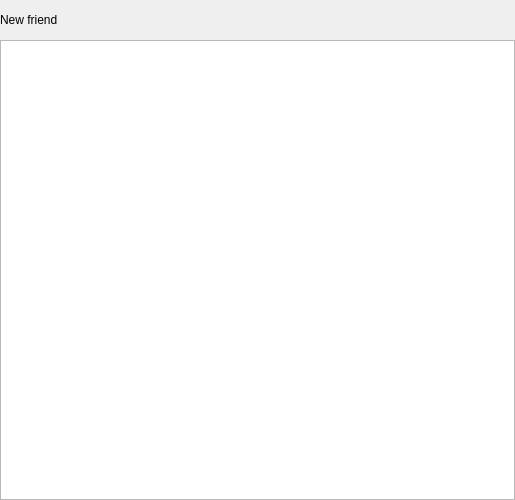
<?xml version="1.0" encoding="UTF-8"?>
<ui version="4.0">
 <class>ApplyFriendPage</class>
 <widget class="QWidget" name="ApplyFriendPage">
  <property name="geometry">
   <rect>
    <x>0</x>
    <y>0</y>
    <width>515</width>
    <height>500</height>
   </rect>
  </property>
  <property name="windowTitle">
   <string>Form</string>
  </property>
  <layout class="QVBoxLayout" name="verticalLayout">
   <property name="spacing">
    <number>0</number>
   </property>
   <property name="leftMargin">
    <number>0</number>
   </property>
   <property name="topMargin">
    <number>0</number>
   </property>
   <property name="rightMargin">
    <number>0</number>
   </property>
   <property name="bottomMargin">
    <number>0</number>
   </property>
   <item>
    <widget class="QWidget" name="widget" native="true">
     <layout class="QHBoxLayout" name="horizontalLayout">
      <property name="spacing">
       <number>0</number>
      </property>
      <property name="leftMargin">
       <number>0</number>
      </property>
      <property name="topMargin">
       <number>0</number>
      </property>
      <property name="rightMargin">
       <number>0</number>
      </property>
      <property name="bottomMargin">
       <number>0</number>
      </property>
      <item>
       <widget class="QLabel" name="label">
        <property name="minimumSize">
         <size>
          <width>0</width>
          <height>40</height>
         </size>
        </property>
        <property name="maximumSize">
         <size>
          <width>16777215</width>
          <height>40</height>
         </size>
        </property>
        <property name="text">
         <string>New friend</string>
        </property>
       </widget>
      </item>
      <item>
       <layout class="QHBoxLayout" name="horizontalLayout_2">
        <property name="spacing">
         <number>0</number>
        </property>
       </layout>
      </item>
     </layout>
    </widget>
   </item>
   <item>
    <widget class="QWidget" name="widget_2" native="true">
     <layout class="QVBoxLayout" name="verticalLayout_2">
      <property name="spacing">
       <number>0</number>
      </property>
      <property name="leftMargin">
       <number>0</number>
      </property>
      <property name="topMargin">
       <number>0</number>
      </property>
      <property name="rightMargin">
       <number>0</number>
      </property>
      <property name="bottomMargin">
       <number>0</number>
      </property>
      <item>
       <widget class="ApplyFriendList" name="applyFriendList"/>
      </item>
     </layout>
    </widget>
   </item>
  </layout>
 </widget>
 <customwidgets>
  <customwidget>
   <class>ApplyFriendList</class>
   <extends>QListWidget</extends>
   <header location="global">widgets/applyfriendlist.h</header>
  </customwidget>
 </customwidgets>
 <resources/>
 <connections/>
</ui>
